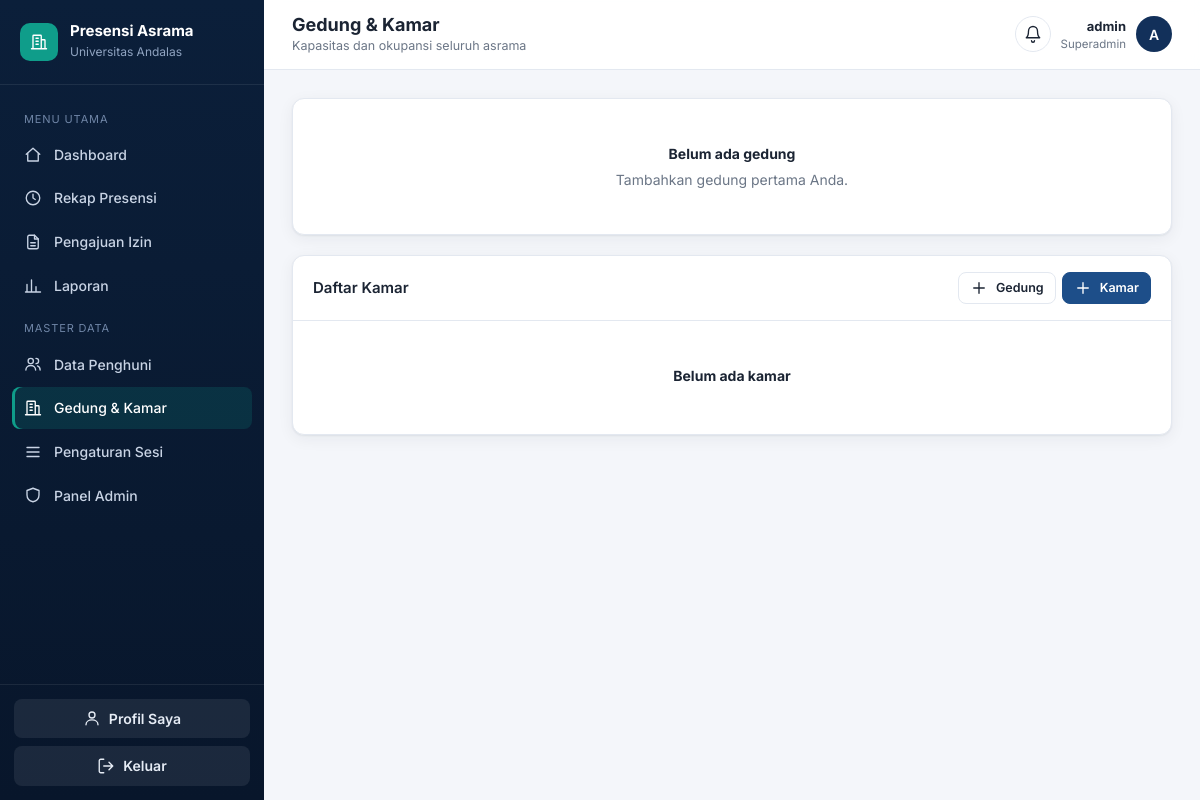
The page /kelola/gedung/ (signed in) on the database as committed earlier.
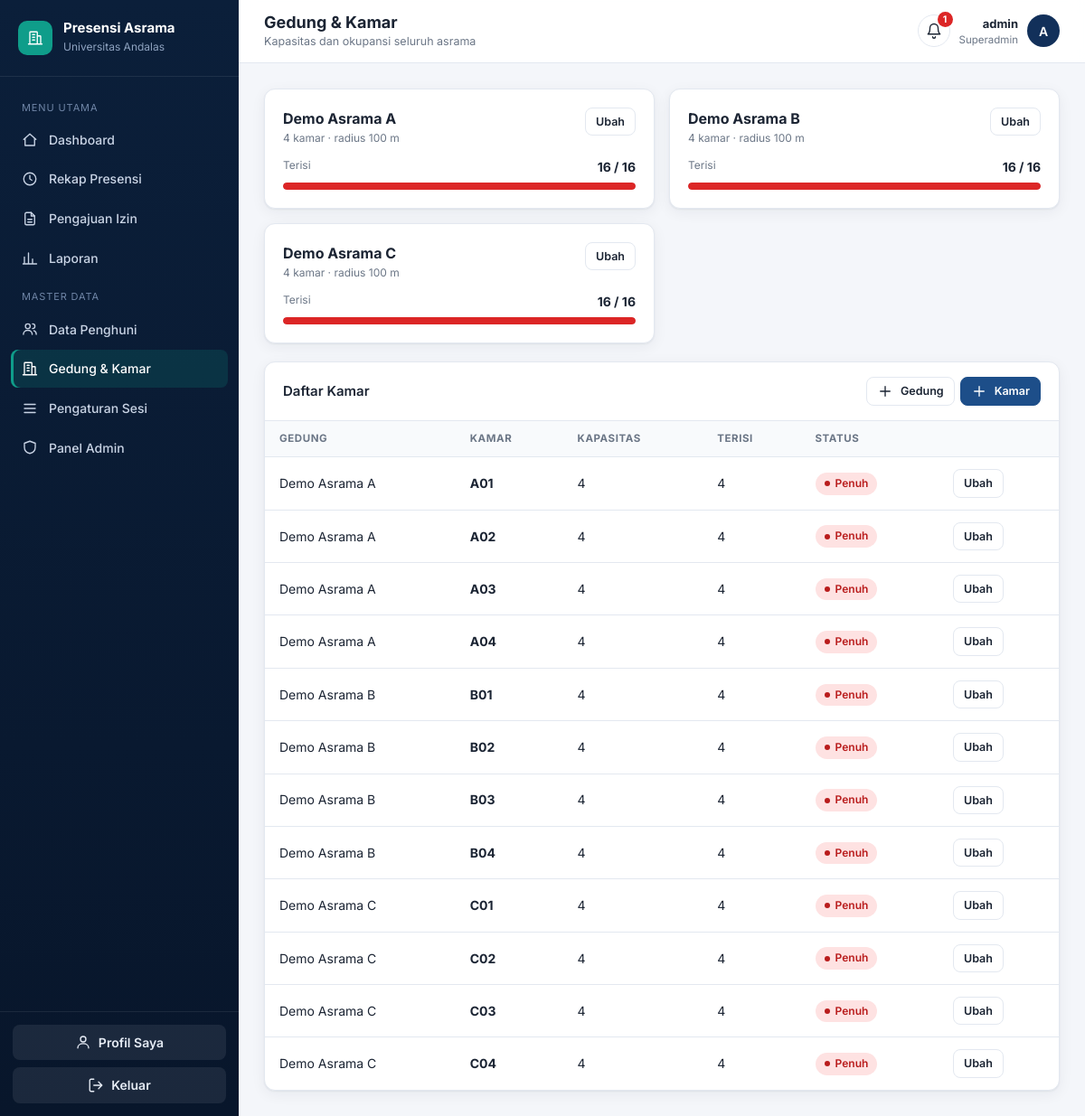
The same page on the database as committed later.
### accounts/models.py (models this page shows, shortened)
class Gedung(models.Model):
    nama_gedung = models.CharField(max_length=100)
    latitude = models.DecimalField(max_digits=9, decimal_places=6)
    longitude = models.DecimalField(max_digits=9, decimal_places=6)
    radius_meter = models.IntegerField(default=50, help_text="Radius toleransi dalam meter")

class Kamar(models.Model):
    gedung = models.ForeignKey(Gedung, on_delete=models.CASCADE, related_name='kamar_list')
    nomor_kamar = models.CharField(max_length=10)
    kapasitas = models.PositiveIntegerField(default=2)

### accounts/views.py (the view)
# urls.py: path('kelola/gedung/', accounts_views.gedung_list, name='gedung_list'),
@login_required
def gedung_list(request):
    if not is_admin(request.user):
        return _tolak_non_staf(request)
    kamar = (Kamar.objects.select_related('gedung')
             .annotate(terisi=Count('penghuni_list', filter=Q(penghuni_list__status='aktif')))
             .order_by('gedung__nama_gedung', 'nomor_kamar'))
    return render(request, 'gedung_list.html', {'okupansi': okupansi_gedung(), 'kamar_list': kamar})

### accounts/context_processors.py (called while the page is built, shortened)
def notifikasi(request):
    u = request.user
    if not u.is_authenticated:
        return {}
    items = []
    if is_staf(u):
        n = PengajuanIzin.objects.filter(status_persetujuan='pending').count()
        if n:
            items.append({'teks': f'{n} pengajuan izin menunggu persetujuan', 'url': reverse('izin_list'), 'tone': 'pending'})
    return {'notif_items': items}

### accounts/views.py (called while the page is built)
def is_admin(u):
    return u.is_superuser or u.role == 'superadmin'

def is_staf(u):
    return is_admin(u) or is_fasil(u)

def okupansi_gedung():
    data = []
    for g in Gedung.objects.prefetch_related('kamar_list'):
        kamar = list(g.kamar_list.all())
        kapasitas = sum(k.kapasitas for k in kamar)
        terisi = PenghuniKamar.objects.filter(kamar__gedung=g, status='aktif').count()
        persen = round(terisi * 100 / kapasitas) if kapasitas else 0
        data.append({'gedung': g, 'jumlah_kamar': len(kamar), 'kapasitas': kapasitas,
                     'terisi': terisi, 'persen': min(persen, 100)})
    return data

### templates/gedung_list.html (shortened to what this page needs)
{% extends "base.html" %}
{% block heading %}Gedung &amp; Kamar{% endblock %}
{% block subheading %}Kapasitas dan okupansi seluruh asrama{% endblock %}
{% block content %}
<div class="stack">
  <section class="grid g-2" style="grid-template-columns:repeat(auto-fill,minmax(300px,1fr))">
    {% for o in okupansi %}
    <div class="card card-body">
      <div style="display:flex;justify-content:space-between;align-items:start;margin-bottom:12px">
        <div><b style="font-size:16px">{{ o.gedung.nama_gedung }}</b><small style="display:block">{{ o.jumlah_kamar }} kamar · radius {{ o.gedung.radius_meter }} m</small></div>
        <a class="btn btn-sm" href="{% url 'gedung_ubah' o.gedung.id %}">Ubah</a>
      </div>
      <div class="occ"><div class="top"><small>Terisi</small><b>{{ o.terisi }} / {{ o.kapasitas }}</b></div>
        <div class="progress {% if o.persen >= 100 %}full{% elif o.persen >= 85 %}warn{% endif %}"><i style="width:{{ o.persen }}%"></i></div></div>
    </div>
    {% empty %}<div class="card empty" style="grid-column:1/-1"><b>Belum ada gedung</b>Tambahkan gedung pertama Anda.</div>{% endfor %}
  </section>
  <section class="card">
    <div class="card-head"><h2>Daftar Kamar</h2>
      <div class="row-actions">
        <a class="btn btn-sm" href="{% url 'gedung_tambah' %}"><svg class="icon"><use href="#i-plus"/></svg>Gedung</a>
        <a class="btn btn-primary btn-sm" href="{% url 'kamar_tambah' %}"><svg class="icon"><use href="#i-plus"/></svg>Kamar</a></div></div>
    {% if kamar_list %}
    <div class="table-wrap"><table>
      <thead><tr><th>Gedung</th><th>Kamar</th><th>Kapasitas</th><th>Terisi</th><th>Status</th><th></th></tr></thead>
      <tbody>{% for k in kamar_list %}
        <tr><td>{{ k.gedung.nama_gedung }}</td><td><b>{{ k.nomor_kamar }}</b></td><td>{{ k.kapasitas }}</td><td>{{ k.terisi }}</td>
          <td>{% if k.terisi >= k.kapasitas %}<span class="badge b-alpa">Penuh</span>{% elif k.terisi == 0 %}<span class="badge b-none">Kosong</span>{% else %}<span class="badge b-hadir">Tersedia</span>{% endif %}</td>
          <td><a class="btn btn-sm" href="{% url 'kamar_ubah' k.id %}">Ubah</a></td></tr>
      {% endfor %}</tbody>
    </table></div>
    {% else %}<div class="empty"><b>Belum ada kamar</b></div>{% endif %}
  </section>
</div>
{% endblock %}

### templates/base.html (shortened to what this page needs)
{% load static %}<!DOCTYPE html>
<html lang="id">
<head>
  <link rel="stylesheet" href="{% static 'css/app.css' %}">
</head>
<body>
{% with page=request.resolver_match.url_name %}
<div class="app">
  <aside class="sidebar" id="sidebar">
    <div class="brand">
      <div class="brand-mark"><svg class="icon"><use href="#i-building"/></svg></div>
      <div><b>Presensi Asrama</b><small>Universitas Andalas</small></div>
    </div>
    <nav class="nav">
      {% if user.is_superuser or user.role == 'superadmin' %}
        <div class="nav-label">Menu Utama</div>
        <a href="{% url 'home' %}" class="{% if page == 'home' %}active{% endif %}"><svg class="icon"><use href="#i-home"/></svg>Dashboard</a>
        <a href="{% url 'riwayat' %}" class="{% if page == 'riwayat' %}active{% endif %}"><svg class="icon"><use href="#i-clock"/></svg>Rekap Presensi</a>
        <a href="{% url 'izin_list' %}" class="{% if page == 'izin_list' or page == 'izin_detail' %}active{% endif %}"><svg class="icon"><use href="#i-file"/></svg>Pengajuan Izin</a>
        <a href="{% url 'laporan' %}" class="{% if page == 'laporan' %}active{% endif %}"><svg class="icon"><use href="#i-chart"/></svg>Laporan</a>
        <div class="nav-label">Master Data</div>
        <a href="{% url 'penghuni_list' %}" class="{% if page == 'penghuni_list' %}active{% endif %}"><svg class="icon"><use href="#i-users"/></svg>Data Penghuni</a>
        <a href="{% url 'gedung_list' %}" class="{% if page == 'gedung_list' %}active{% endif %}"><svg class="icon"><use href="#i-building"/></svg>Gedung &amp; Kamar</a>
        <a href="{% url 'sesi_list' %}" class="{% if page == 'sesi_list' or page == 'sesi_ubah' %}active{% endif %}"><svg class="icon"><use href="#i-sliders"/></svg>Pengaturan Sesi</a>
        {% if user.is_staff %}<a href="{% url 'admin:index' %}"><svg class="icon"><use href="#i-shield"/></svg>Panel Admin</a>{% endif %}
      {% endif %}
    </nav>
    <div class="sidebar-foot">
      <a class="btn" href="{% url 'profil' %}" style="margin-bottom:8px"><svg class="icon"><use href="#i-user"/></svg>Profil Saya</a>
      <form method="post" action="{% url 'logout' %}">{% csrf_token %}
        <button class="btn"><svg class="icon"><use href="#i-logout"/></svg>Keluar</button>
      </form>
    </div>
  </aside>
  <div class="main">
    <header class="topbar">
      <div><h1>{% block heading %}Dashboard{% endblock %}</h1><p>{% block subheading %}{% endblock %}</p></div>
      <div class="user-chip no-print">
        <details class="notif"><summary aria-label="Notifikasi"><svg class="icon"><use href="#i-bell"/></svg>{% if notif_items %}<em>{{ notif_items|length }}</em>{% endif %}</summary>
          </details>
        <div class="meta"><b>{{ user.get_full_name|default:user.username }}</b>
          <small>{% if user.is_superuser %}Superadmin{% else %}{{ user.get_role_display }}{% endif %}{% if user.nim_nip %} · {{ user.nim_nip }}{% endif %}</small></div>
        <a href="{% url 'profil' %}" class="avatar" style="text-decoration:none">{{ user.get_full_name|default:user.username|slice:":1"|upper }}</a>
      </div>
    </header>
    <main class="content">
      {% block content %}{% endblock %}
    </main>
  </div>
</div>
{% endwith %}
</body>
</html>

Rows that differ between the two databases and show on the page:
added Gedung: gedung.nama_gedung "Demo Asrama A", jumlah_kamar "4", gedung.radius_meter "100", terisi "16", kapasitas "16"
added Gedung: gedung.nama_gedung "Demo Asrama B", jumlah_kamar "4", gedung.radius_meter "100", terisi "16", kapasitas "16"
added Gedung: gedung.nama_gedung "Demo Asrama C", jumlah_kamar "4", gedung.radius_meter "100", terisi "16", kapasitas "16"
added Kamar: gedung.nama_gedung "Demo Asrama A", nomor_kamar "A01", kapasitas "4", terisi "4", shows "Penuh"
added Kamar: gedung.nama_gedung "Demo Asrama A", nomor_kamar "A02", kapasitas "4", terisi "4", shows "Penuh"
added Kamar: gedung.nama_gedung "Demo Asrama A", nomor_kamar "A03", kapasitas "4", terisi "4", shows "Penuh"
added Kamar: gedung.nama_gedung "Demo Asrama A", nomor_kamar "A04", kapasitas "4", terisi "4", shows "Penuh"
added Kamar: gedung.nama_gedung "Demo Asrama B", nomor_kamar "B01", kapasitas "4", terisi "4", shows "Penuh"
added Kamar: gedung.nama_gedung "Demo Asrama B", nomor_kamar "B02", kapasitas "4", terisi "4", shows "Penuh"
added Kamar: gedung.nama_gedung "Demo Asrama B", nomor_kamar "B03", kapasitas "4", terisi "4", shows "Penuh"
added Kamar: gedung.nama_gedung "Demo Asrama B", nomor_kamar "B04", kapasitas "4", terisi "4", shows "Penuh"
added Kamar: gedung.nama_gedung "Demo Asrama C", nomor_kamar "C01", kapasitas "4", terisi "4", shows "Penuh"
added Kamar: gedung.nama_gedung "Demo Asrama C", nomor_kamar "C02", kapasitas "4", terisi "4", shows "Penuh"
added Kamar: gedung.nama_gedung "Demo Asrama C", nomor_kamar "C03", kapasitas "4", terisi "4", shows "Penuh"
added Kamar: gedung.nama_gedung "Demo Asrama C", nomor_kamar "C04", kapasitas "4", terisi "4", shows "Penuh"
Other text that changed with them:
{{ notif_items|length }}: (not shown) → "1"
text no longer shown: "Belum ada gedung Tambahkan gedung pertama Anda. Belum ada kamar"
text now shown: "GEDUNG KAMAR KAPASITAS TERISI STATUS"
